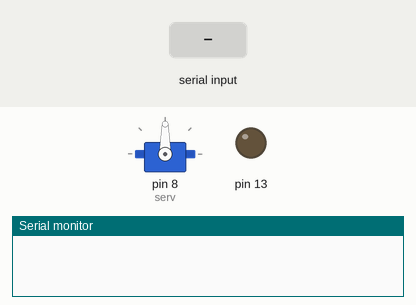
Bench run of a sketch on a simulated Arduino Uno, built with avr-gcc and run on an emulated ATmega328P. Parts: servo, output pins drawn as LEDs (lit = HIGH), the last lines printed to the serial monitor. The inputs (shaded band) are chosen by the test bench.

Above: at 1.2 s.
1.3 s: "1" received over Serial
At 3.2 s:
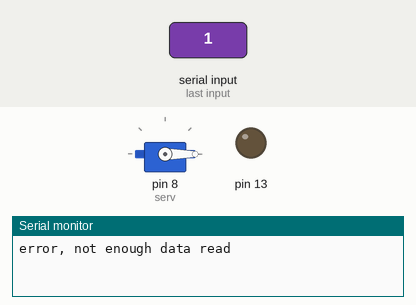
Timing chart, 0 to 4.7 s (numbered marks = the images above; inputs shaded):
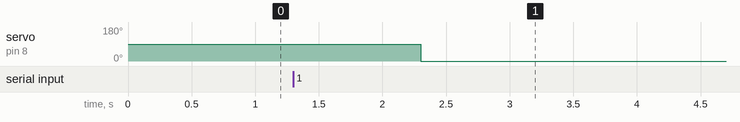

Measured:
- after the input at 1.3 s, servo on pin 8 (serv): 90° → 0° after 1.0 s

The sketch:

arduino_joy.ino
```cpp
#include <Arduino.h>
#include <Servo.h>


Servo serv;
void setup(){

	Serial.begin(115200);
	pinMode(13,OUTPUT);
	serv.attach(8);
}

void loop(){

	const int NMAX = 64;
	char buffer_ar[NMAX];
	static int i = 0;
	int	len,n;
	int *q;
	char * p;
	int pos;

	//check if bytes are available at port
	while(Serial.available() == 0) {
		i++;
	}
	len = 2;

	// readbytes reads the buffer till length specified and returns the number
	// of bytes read
	n = Serial.readBytes(buffer_ar,len);
	if(n < len){
		Serial.print("\nerror, not enough data read");
	}

	// using memory buffer/chunks
	p = buffer_ar;
	q = (int* )p;
	pos = q[0];

	serv.writeMicroseconds(pos);


	//Serial.write(buffer_ar,2);
	delay(10);

}
```
